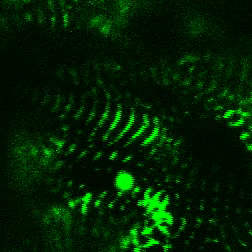
#> input picture frame 16 of src/project.avi, 252 x 252 px, given in place of A_25.avi, which was not available
$ python VisualDensityFlow.py
#> lines starting #> are read from the running program, lines starting #| are printed output that depends on the picture; pictures that were not available may be replaced by others from this repository, and a replacement may not be noted
#!/usr/bin/python3
# Author: Shreyasta Samal
# -*- coding: utf-8 -*-
# @File : VisualDensityFlow.py

import numpy as np
import cv2 as cv
cap = cv.VideoCapture(cv.samples.findFile("resources/videos/A_25.avi"))
ret, frame1 = cap.read()
#> frame1 is the input picture: shape (252, 252, 3); mean B, G, R 2.2, 33.1, 2.3
prvs = cv.cvtColor(frame1,cv.COLOR_BGR2GRAY)
hsv = np.zeros_like(frame1)
hsv[...,1] = 255
while(1):
    ret, frame2 = cap.read()
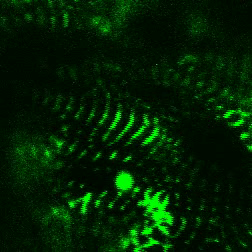
#> input picture frame 17 of src/project.avi, 252 x 252 px, given in place of A_25.avi, which was not available
#> frame2 is the input picture: shape (252, 252, 3); mean B, G, R 2.2, 33.2, 2.2
    next = cv.cvtColor(frame2,cv.COLOR_BGR2GRAY)
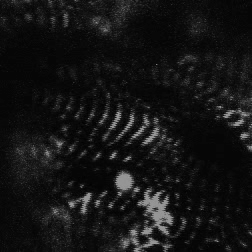
#> next: shape (252, 252); min 0, max 157, mean 20.4
    flow = cv.calcOpticalFlowFarneback(prvs,next, None, 0.5, 3, 15, 3, 5, 1.2, 0)
    mag, ang = cv.cartToPolar(flow[...,0], flow[...,1])
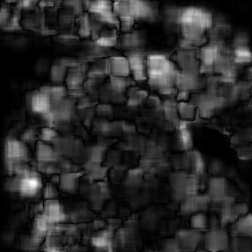
#> mag: shape (252, 252) float32; min 2.76e-05, max 1.98, mean 0.339; drawn with min black and max white
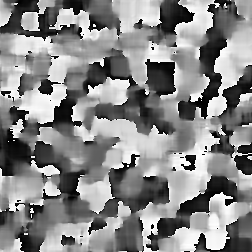
#> ang: shape (252, 252) float32; min 4.37e-06, max 6.28, mean 3.33; drawn with min black and max white
    hsv[...,0] = ang*180/np.pi/2
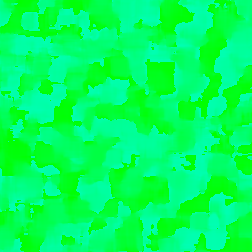
#> hsv: shape (252, 252, 3); mean of channels 0, 1, 2 94.9, 255, 0; drawn as B, G, R
    hsv[...,2] = cv.normalize(mag,None,0,255,cv.NORM_MINMAX)
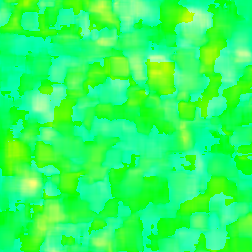
#> hsv: shape (252, 252, 3); mean of channels 0, 1, 2 94.9, 255, 43.2; drawn as B, G, R
    bgr = cv.cvtColor(hsv,cv.COLOR_HSV2BGR)
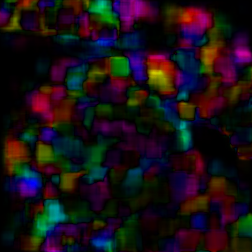
#> bgr: shape (252, 252, 3); mean B, G, R 21.3, 16.7, 25.8
    cv.imshow('frame2',bgr)
    k = cv.waitKey(30) & 0xff
#> (key Esc is pressed here)
    if k == 27:
        break
    elif k == ord('s'):
        cv.imwrite('sarcomerefb.png',frame2)
        cv.imwrite('sarcomerehsv.png',bgr)
    prvs = next

$ run again, starting later in the video
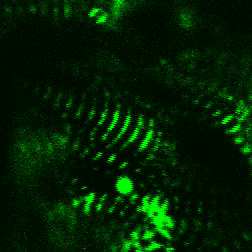
#> input picture frame 75 of src/project.avi, 252 x 252 px, given in place of A_25.avi, which was not available
#> frame1 is the input picture: shape (252, 252, 3); mean B, G, R 2, 32.4, 2
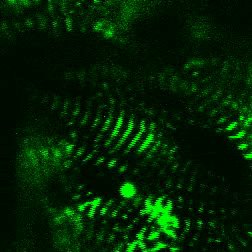
#> input picture frame 76 of src/project.avi, 252 x 252 px, given in place of A_25.avi, which was not available
#> frame2 is the input picture: shape (252, 252, 3); mean B, G, R 2.4, 34.4, 2.4
#> `bgr = cv.cvtColor(hsv,cv.COLOR_HSV2BGR)`:
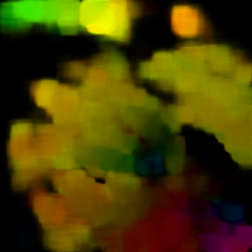
#> bgr: shape (252, 252, 3); mean B, G, R 1.7, 64.2, 73.8

$ run again, starting later in the video
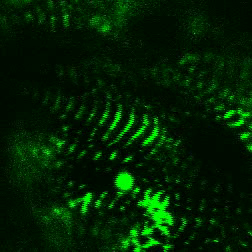
#> input picture frame 133 of src/project.avi, 252 x 252 px, given in place of A_25.avi, which was not available
#> frame1 is the input picture: shape (252, 252, 3); mean B, G, R 2.2, 33.5, 2.2
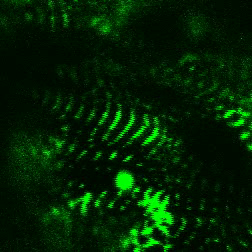
#> input picture frame 134 of src/project.avi, 252 x 252 px, given in place of A_25.avi, which was not available
#> frame2 is the input picture: shape (252, 252, 3); mean B, G, R 2.3, 34.2, 2.3
#> `bgr = cv.cvtColor(hsv,cv.COLOR_HSV2BGR)`:
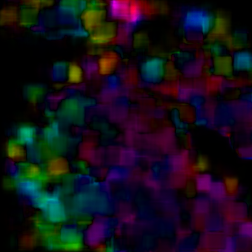
#> bgr: shape (252, 252, 3); mean B, G, R 25.2, 15.8, 21.2
